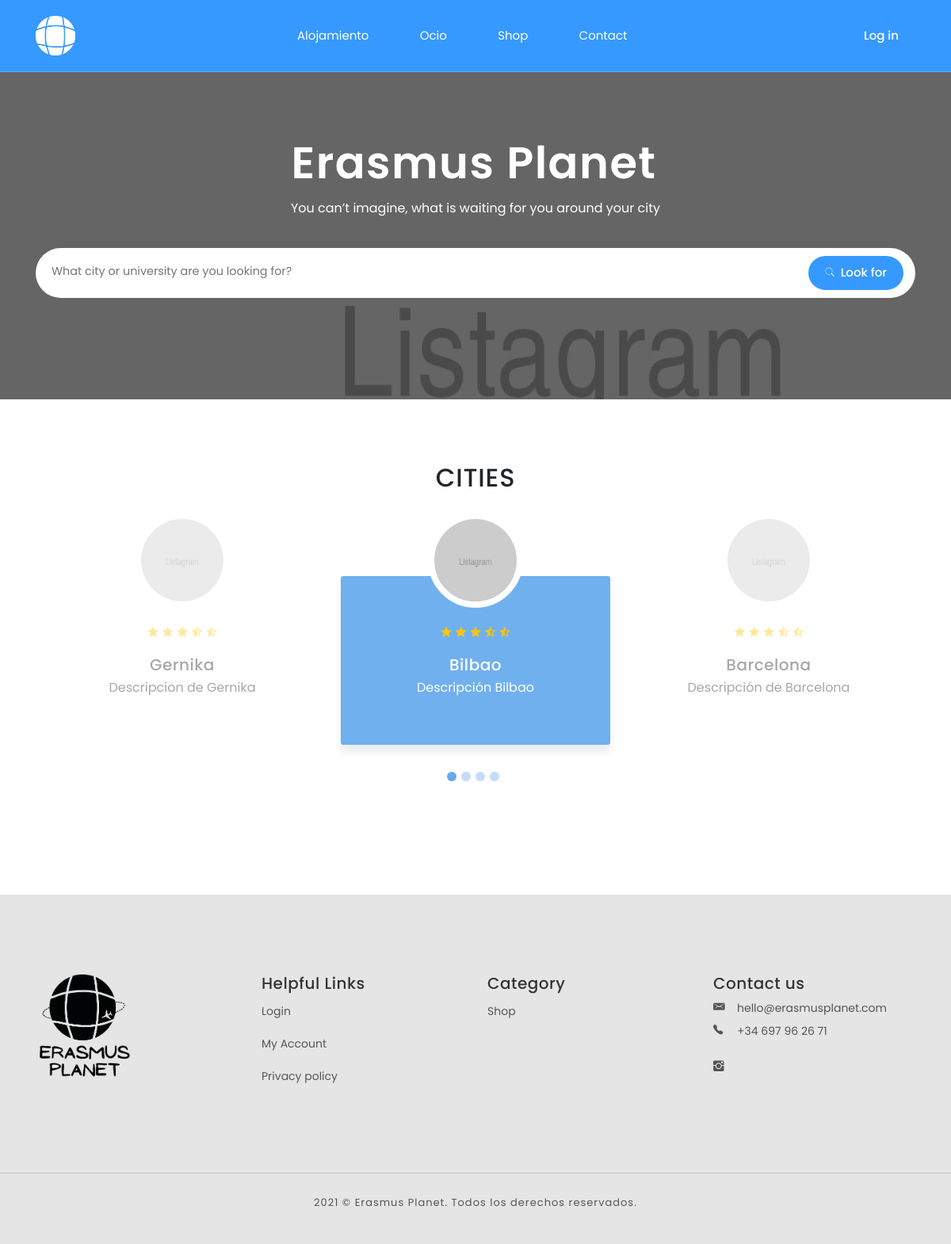
The page / on the database its author committed.
### descuentosApp/models.py (models this page shows, shortened)
class Guide(models.Model):
	city = models.ForeignKey(City, on_delete=models.CASCADE)
	title = models.CharField(max_length=50, default='')
	imagen_informacion_general = models.ImageField(null=True, blank=True, upload_to="images/")
	informacion_general = RichTextField(blank=True)
	como_llegar = RichTextField(blank=True)
	comida = RichTextField(blank=True, default = '')
	alojamiento = RichTextField(blank=True)
	ocio = RichTextField(blank=True)
	divisas = RichTextField(blank=True)
	banco_sim = RichTextField(blank=True)
	donde_comprar = RichTextField(blank=True)

class City(models.Model):
	province = models.ForeignKey(Province, on_delete=models.CASCADE)
	name = models.CharField(max_length=30)
	def __str__(self):
		return self.name

### descuentosApp/views.py (the view, shortened to what this page needs)
# urls.py: path('',views.base, name='base'),
def base(request):
	model = Guide
	city_list = City.objects.all()
	guiasTarjetas = Guide.objects.all()
	queryset= request.GET.get("search")
	guides = Guide.objects.all()
	query = False
	errormessage='Todavia no trabajamos ahi'
	return render(request, 'base.html', {'guides': guides, 'query' : query, 'guiasTarjetas': guiasTarjetas})

### descuentosApp/templates/base.html (shortened to what this page needs)
﻿{% extends 'index.html' %}
{% block content %}
{%load static%}
<div class="video-area v1" style="height: 60vh !important;">
    <div class="video-container" style="height: 60vh !important;">
        <div class="overlay op-5"></div>
        <div id="video-wrapper" style="background-image: url(static/images/header/video-bg.jpg)"></div>
        <div class="container video-content">
            <div class="row">
                <div class="col-md-12 text-center">
                    <h1 class="hero-title v2">
                        Erasmus Planet
                    </h1>
                    <p class="hero-desc v2">
                        You can’t imagine, what is waiting for you around your city
                    </p>
                </div>
                <div class="col-md-12 text-center mar-top-20">
                    <form class="hero__form v2 mar-bot-30" autocomplete="off">
                        <div class="row">
                            <div class="col-lg-10 col-md-10 col-12">
                                <input class="hero__form-input custom-select no-border noFlechaInput formularioResponsive" autocomplete="off" name="search" id="search" placeholder="What city or university are you looking for?">
                            </div>
                            <div class="col-lg-2 col-md-2 col-12">
                                <div class="submit_btn text-right md-right">
                                    <button class="btn v3 mar-right-5 botonAzul" type="submit"><i class="ion-ios-search" aria-hidden="true"></i>Look for</button>
                                </div>
                            </div>
                        </div>
                    </form>
                </div>
            </div>
        </div>
    </div>
</div>
  {% if not query %}
    <div class="hero-client-section pad-bot-90 section-padding RESPONSIVE">
      <div class="container">
          <div class="row">
              <div class="col-md-8 offset-md-2 text-center">
                  <h2 class="titulo">CITIES</h2>
              </div>
              <div class="col-md-12 mar-bot-60">
                  <div class="testimonial-wrapper swiper-container">
                        <div class="swiper-wrapper">
                        {% for guia in guiasTarjetas %}
                          <div class="swiper-slide single-testimonial-item">
                              <div class="testimonial-img text-center">
                                  <img src="static/images/clients/client_1.jpg" alt="...">
                              </div>
                              <div class="testimonial-content text-center">
                                  <ul class="product-rating">
                                      <li><i class="ion-android-star"></i></li>
                                      <li><i class="ion-android-star"></i></li>
                                      <li><i class="ion-android-star"></i></li>
                                      <li><i class="ion-android-star-half"></i></li>
                                      <li><i class="ion-android-star-half"></i></li>
                                  </ul>
                                  <h5>{{guia.city}}</h5>
                                  <span>{{guia.title}}</span>
                              </div>
                          </div>
                        {% endfor %}
                      </div>
                  </div>
                  <div class="client-pagination"></div>
              </div>
          </div>
      </div>
    </div>
    {% endif %}
{% endblock %}

### descuentosApp/static/css/stylesExt.css (style rules this page uses)
* { font-family: Poppins !important; }
.noFlechaInput { background: none !important; }
.botonAzul { background-color: #3699FF !important; color: white !important; }
.formularioResponsive { padding: 10px !important; background-color: #ffffff !important; border-radius: 50px !important; }
.titulo { margin-bottom: 25px; }
input { padding: 10px; width: 100%; font-size: 17px; font-family: Raleway; border: 1px solid #aaaaaa; border-radius: 5px; }
button { background-color: #4CAF50; color: #ffffff; border: none; padding: 10px 20px; font-size: 17px; font-family: Poppins; cursor: pointer; }

### descuentosApp/static/css/switcher/skin-blue.css (style rules this page uses)
.btn.v8, .btn.v1, .btn.v3, .overlay.green, .header.transparent.scroll .site-navbar-wrap.v1, .filter-checkbox input[type="checkbox"]:checked + label::before, .single-team-info, .btn.v6.red, .scrolltotop, .trending-pagination .swiper-pagination-bullet-active, .client-pagination .swiper-pagination-bullet-active, .trending-pagination .swiper-pagination-bullet, .client-pagination .swiper-pagination-bullet, .process-icon span, .page-num li.active, .price-range.ui-slider-horizontal .ui-slider-range, .book-btn a, .facilities-list li span, .slider-btn.v3, .coupon_code, .contact-social li, .btn.v4, .btn.v7, .business-title span, .slider-btn.v4, .carousel-control-prev span, .carousel-control-next span, .faq-section .card-header > a[aria-expanded="true"], .price-range .ui-slider-handle.ui-corner-all.ui-state-default, .site-navbar .site-navigation .site-menu .has-children .dropdown li:before, .list-details-tab .nav-item::after, .page-num li:hover, .hero-category-content:hover, .about-text span::before, .trending-place-item .save-btn:hover { background-color: #6ae; }
.single-testimonial-item.swiper-slide-active .testimonial-content { background: rgba(102, 170, 238, 0.93); }

### rows shown on the page
Guide: city "Bilbao", title "Descripción Bilbao"
Guide: city "Barcelona", title "Descripción de Barcelona"
Guide: city "Gernika", title "Descripcion de Gernika"
